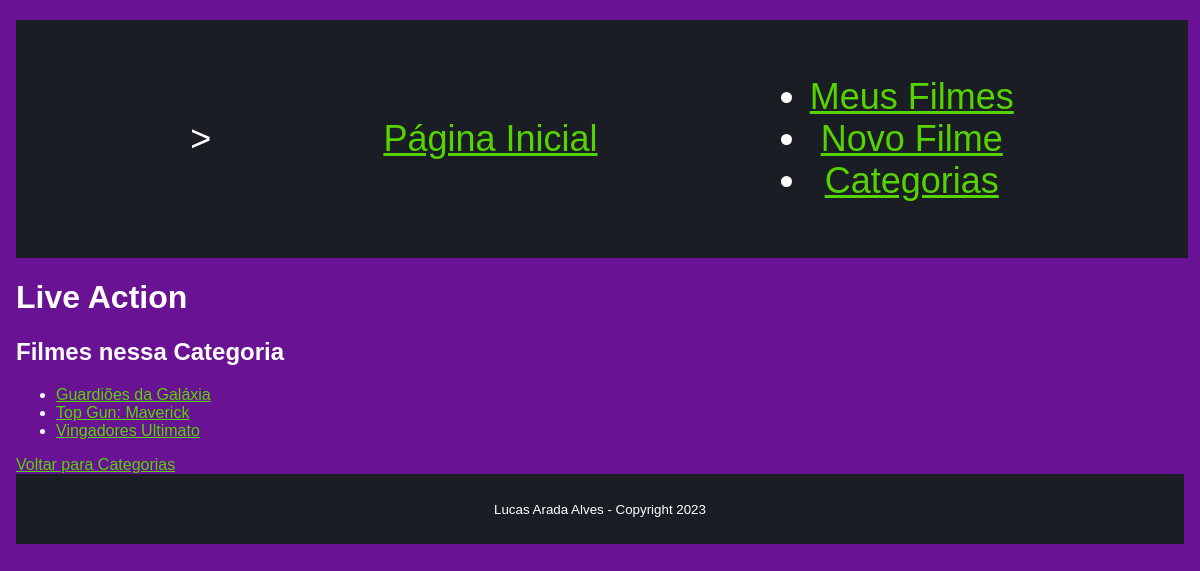
The page /category/5/ on the database its author committed.
### sitePages/models.py (models this page shows, shortened)
class Category(models.Model):
    name = models.CharField(max_length=100)

class Post(models.Model):
    nomeFilme = models.CharField(max_length=100)
    time  = models.DateTimeField('Data da publicação', null=True, blank=True)
    opiniao = models.CharField(max_length=500)
    author = models.ForeignKey(User, on_delete=models.CASCADE, default=None)
    categories = models.ManyToManyField(Category, related_name='posts')

### sitePages/views.py (the view)
# urls.py: path('category/<int:pk>/', views.categoryDetail, name='categoryDetail')
def categoryDetail(request, pk):
    category = get_object_or_404(Category, pk=pk)
    posts = Post.objects.filter(categories=category)
    return render(request, 'sitePages/categoryDetail.html', {'category': category, 'posts': posts})

### sitePages/templates/sitePages/categoryDetail.html
{% extends 'base.html' %}
{% block content %}
  <h1>{{ category.name }}</h1>
  <h2>Filmes nessa Categoria</h2>
  {% if posts %}
    <ul>
      {% for post in posts %}
        <li><a href="{% url 'postDetail' pk=post.id %}">{{ post.nomeFilme }}</a></li>
      {% endfor %}
    </ul>
  {% else %}
    <p>Sem filmes nessa Categoria. Ainda...</p>
  {% endif %}
  <a href="{% url 'categoryList' %}">Voltar para Categorias</a>
{% endblock %}

### sitePages/templates/base.html (style rules this page uses)
html { display: grid; }
body { font-family: 'Arial', sans-serif; margin: 0; padding: 20px 1em 20px 1em; background-color: #691394; color: #fff; }
a { color: #55d400; transition: color 0.3s; }

### rows shown on the page
Category: name "Live Action"
Post: nomeFilme "Guardiões da Galáxia"
Post: nomeFilme "Top Gun: Maverick"
Post: nomeFilme "Vingadores Ultimato"
